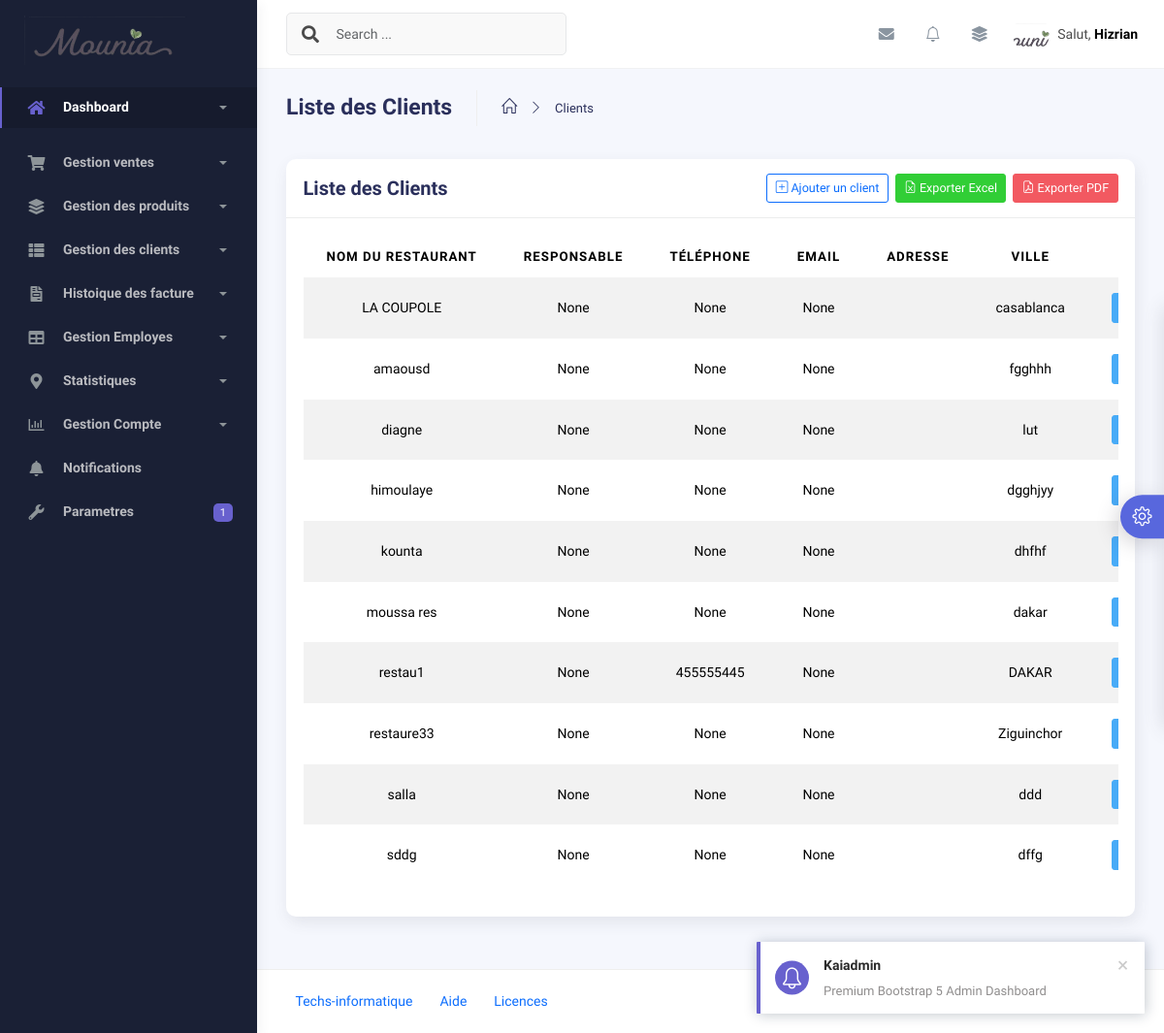
The app's page /clients/, older data.
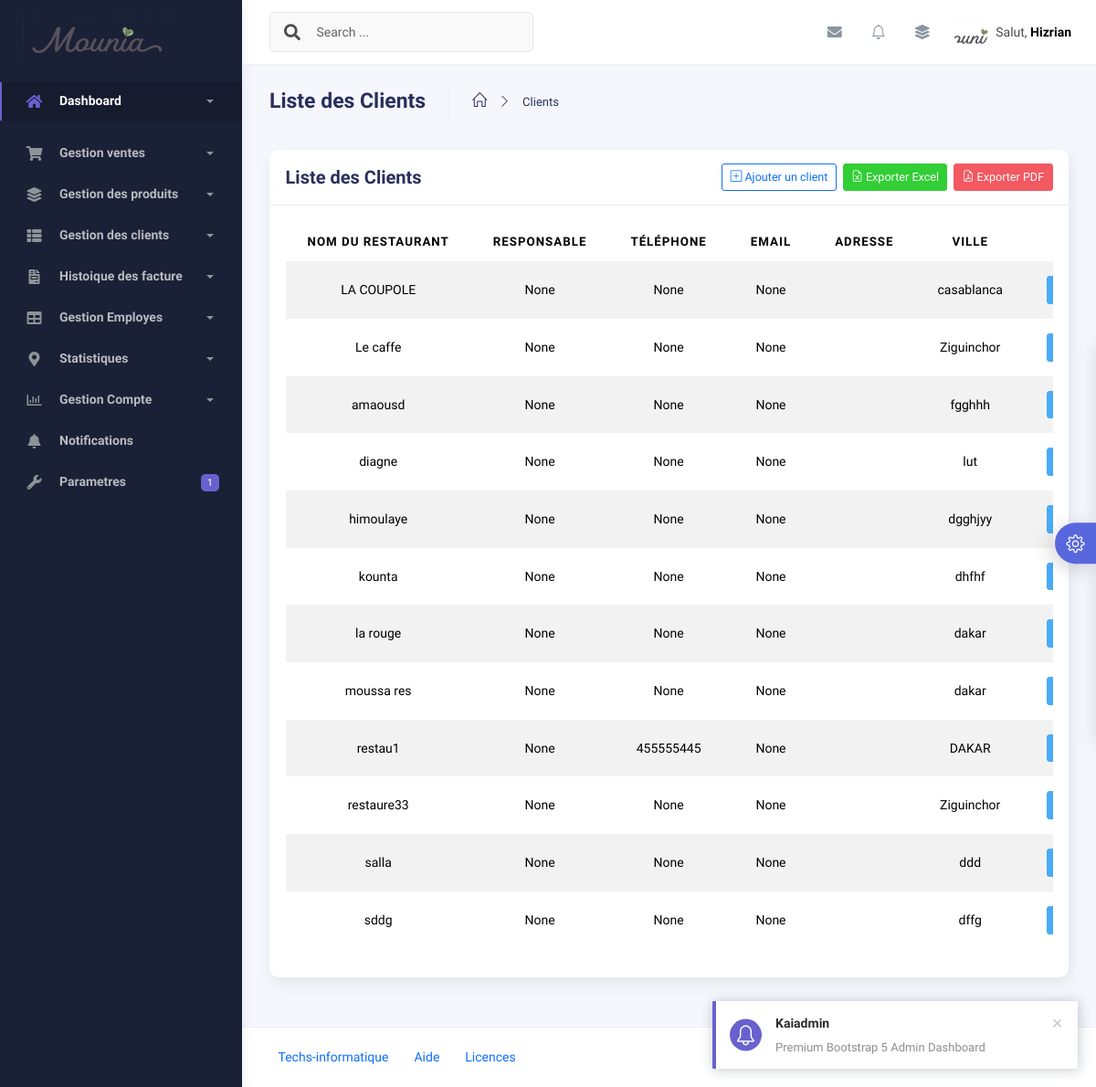
The same page, newer data.
### application/models.py (models this page shows, shortened)
class ParametresMounia(models.Model):
    nom_hotel = models.CharField(max_length=100, default="Mon app")
    adresse = models.TextField(default="Adresse par défaut")
    email_contact = models.EmailField(default="contact@mounia.com")
    telephone_contact = models.CharField(max_length=20, default="+123456789")
    politique_annulation = models.TextField(
        default="Annulation gratuite jusqu'à 48h avant l'arrivée.",
        help_text="Texte explicatif pour les annulations"
    )
    logo = models.ImageField(upload_to='hotel_logos/',
                             blank=True, null=True)  # Optionnel
    class Meta:
        verbose_name_plural = "Paramètres de mounia"  # Nom correct dans l'admin Django

class Client(models.Model):
    nom = models.CharField(max_length=150, verbose_name="Nom du restaurant")
    responsable = models.CharField(
        max_length=100, verbose_name="Nom du responsable", blank=True, null=True)
    telephone = models.CharField(
        max_length=20,
        verbose_name="Téléphone",
        unique=True,
        blank=True,
        null=True
    )
    ice = models.CharField(
        max_length=15,
        verbose_name="ICE",
        unique=False,
        blank=True,
        null=True
    )
    email = models.EmailField(blank=True, null=True, verbose_name="Email")
    adresse = models.TextField(verbose_name="Adresse", blank=True, null=True)
    ville = models.CharField(max_length=100, verbose_name="Ville")
    prix_livraison = models.DecimalField(
        max_digits=10,
        decimal_places=2,
        verbose_name="Prix de livraison (en MAD)"
    )
    date_creation = models.DateTimeField(
        auto_now_add=True, verbose_name="Date d'ajout")
    class Meta:
        verbose_name = "Client (Restaurant)"
        verbose_name_plural = "Clients (Restaurants)"
        ordering = ["nom"]

### application/views.py (the view)
# urls.py: path("clients/", views.liste_clients, name="liste_clients"),
def liste_clients(request):
    clients = Client.objects.all()
    return render(request, "clients/liste_clients.html", {"clients": clients})

### application/context_processors.py (called while the page is built)
def parametres_mounia(request):
    return {
        'parametres': ParametresMounia.objects.first() or None
    }

### templates/clients/liste_clients.html (shortened to what this page needs)
{% extends "base.html" %}
{% load static %}
{% block content %}
<div class="container">
  <div class="page-inner">
    <div class="page-header">
      <h3 class="fw-bold mb-3">Liste des Clients</h3>
      <ul class="breadcrumbs mb-3">
        <li class="nav-home">
          <a href="{% url 'home' %}">
            <i class="icon-home"></i>
          </a>
        </li>
        <li class="separator">
          <i class="icon-arrow-right"></i>
        </li>
        <li class="nav-item">
          <a href="{% url 'liste_clients' %}">Clients</a>
        </li>
      </ul>
    </div>
    <div class="row">
      <div class="col-md-12">
        <div class="card">
          <div class="card-header">
            <div class="d-flex align-items-center">
              <h4 class="card-title">Liste des Clients</h4>
              <a
                href="{% url 'ajouter_client' %}"
                class="btn btn-outline-primary ms-auto me-2"
              >
                <i class="bi bi-plus-square"></i> Ajouter un client
              </a>
              <a
                href=""
                class="btn btn-success me-2"
              >
                <i class="bi bi-file-earmark-excel"></i> Exporter Excel
              </a>
              <a
                href=""
                class="btn btn-danger"
              >
                <i class="bi bi-file-earmark-pdf"></i> Exporter PDF
              </a>
            </div>
          </div>
          <div class="card-body">
            <div class="table-responsive">
              <table
                id="clients-table"
                class="display table table-striped table-hover"
              >
                <thead>
                  <tr>
                    <th style="width: 200px">Nom du Restaurant</th>
                    <th style="width: 150px">Responsable</th>
                    <th style="width: 120px">Téléphone</th>
                    <th style="width: 200px">Email</th>
                    <th style="width: 250px">Adresse</th>
                    <th style="width: 120px">Ville</th>
                    <th style="width: 200px">Actions</th>
                  </tr>
                </thead>
                <tbody>
                  {% for client in clients %}
                  <tr>
                    <td>{{ client.nom }}</td>
                    <td>{{ client.responsable }}</td>
                    <td>{{ client.telephone }}</td>
                    <td>{{ client.email }}</td>
                    <td>{{ client.adresse }}</td>
                    <td>{{ client.ville }}</td>
                    <td>
                      <div class="d-flex justify-content-center">
                        <a
                          href="{% url 'detail_client' client.pk %}"
                          class="btn btn-info btn me-2"
                          data-toggle="tooltip"
                          title="Détails"
                        >
                        </a>
                      </div>
                    </td>
                  </tr>
                  {% endfor %}
                </tbody>
              </table>
            </div>
          </div>
        </div>
      </div>
    </div>
  </div>
</div>
{% endblock content %}

### templates/base.html (shortened to what this page needs)
{% load static %}
<!DOCTYPE html>
<html lang="fr">
  <head>
    <link href="https://cdn.jsdelivr.net/npm/bootstrap@5.3.0/dist/css/bootstrap.min.css" rel="stylesheet">
    <link href="https://cdn.jsdelivr.net/npm/bootstrap-icons@1.10.0/font/bootstrap-icons.css" rel="stylesheet">
    <link href="https://cdnjs.cloudflare.com/ajax/libs/font-awesome/5.15.4/css/all.min.css" rel="stylesheet">
    <link href="https://cdn.jsdelivr.net/npm/@fullcalendar/core/main.css" rel="stylesheet">
    <link href="https://cdn.jsdelivr.net/npm/@fullcalendar/daygrid/main.css" rel="stylesheet">
    <link href="https://cdn.jsdelivr.net/npm/@fullcalendar/timegrid/main.css" rel="stylesheet">
<link href="https://cdn.jsdelivr.net/npm/bootstrap@5.3.0/dist/css/bootstrap.min.css" rel="stylesheet">
<link href="https://cdn.jsdelivr.net/npm/bootstrap-icons/font/bootstrap-icons.css" rel="stylesheet">
<link rel="stylesheet" href="{% static 'assets/css/notifications.css' %}">
    <link rel="stylesheet" href="{% static 'assets/css/bootstrap.min.css' %}" />
    <link rel="stylesheet" href="{% static 'assets/css/plugins.min.css' %}" />
    <link rel="stylesheet" href="{% static 'assets/css/kaiadmin.min.css' %}" />
    <link rel="stylesheet" href="{% static 'assets/css/demo.css' %}" />
  </head>
  <body>
    <div class="wrapper">
      <div class="sidebar" data-background-color="dark">
        <div class="sidebar-logo">
<div class="logo-header" data-background-color="dark">
  <a href="{% url 'home' %}" class="logo">
    {% if parametres.logo %}
      <img src="{{ parametres.logo.url }}"
           alt="{{ parametres.nom_hotel }}"
           class="navbar-brand custom-logo"
           style="max-height: 100px; width: auto; max-width: 180px;">
    {% else %}
      <img src="{% static 'assets/img/kaiadmin/logo_light.svg' %}"
           alt="Logo par défaut"
           class="navbar-brand custom-logo"
           style="max-height: 60px; width: auto; max-width: 180px;">
    {% endif %}
  </a>
</div>
        </div>
        <div class="sidebar-wrapper scrollbar scrollbar-inner">
          <div class="sidebar-content">
            <ul class="nav nav-secondary">
              <li class="nav-item active">
                <a
                  data-bs-toggle="collapse"
                  href="{% url 'home'%}"
                  class="collapsed"
                  aria-expanded="false"
                >
                  <i class="fas fa-home"></i>
                  <p>Dashboard</p>
                  <span class="caret"></span>
                </a>
              </li>
                <li class="nav-item">
                <a data-bs-toggle="collapse" href="#submenu">
                  <i class="fas fa-shopping-cart"></i>
                  <p>Gestion ventes </p>
                  <span class="caret"></span>
                </a>
              </li>
              <li class="nav-item">
                <a data-bs-toggle="collapse" href="#base">
                  <i class="fas fa-layer-group"></i>
                  <p>Gestion des produits</p>
                  <span class="caret"></span>
                </a>
              </li>
              <li class="nav-item">
                <a data-bs-toggle="collapse" href="#sidebarLayouts">
                  <i class="fas fa-th-list"></i>
                  <p>Gestion des clients</p>
                  <span class="caret"></span>
                </a>
              <li class="nav-item">
                <a data-bs-toggle="collapse" href="#forms">
                  <i class="fas fa-file-invoice"></i>
                  <p>Histoique des facture </p>
                  <span class="caret"></span>
                </a>
              </li>
              <li class="nav-item">
                <a data-bs-toggle="collapse" href="#tables">
                  <i class="fas fa-table"></i>
                  <p>Gestion Employes</p>
                  <span class="caret"></span>
                </a>
              </li>
              <li class="nav-item">
                <a data-bs-toggle="collapse" href="#maps">
                  <i class="fas fa-map-marker-alt"></i>
                  <p>Statistiques </p>
                  <span class="caret"></span>
                </a>
              </li>
              <li class="nav-item">
                <a data-bs-toggle="collapse" href="#">
                  <i class="far fa-chart-bar"></i>
                  <p>Gestion  Compte</p>
                  <span class="caret"></span>
                </a>
              </li>
            <li class="nav-item dropdown dropdown-notifications">
    <a class="nav-link" href="#" data-bs-toggle="dropdown">
        <i class="fas fa-bell"></i>
        <p>Notifications</p>
    </a>
</li>
              <li class="nav-item">
                <a href="{% url 'parametres_app' %}">
                  <i class="fas fa-wrench"></i>
                  <p>Parametres</p>
                  <span class="badge badge-secondary">1</span>
                </a>
              </li>
            </ul>
          </div>
        </div>
      </div>
      <div class="main-panel">
        <div class="main-header">
          <nav
            class="navbar navbar-header navbar-header-transparent navbar-expand-lg border-bottom"
          >
            <div class="container-fluid">
              <nav
                class="navbar navbar-header-left navbar-expand-lg navbar-form nav-search p-0 d-none d-lg-flex"
              >
                <div class="input-group">
                  <div class="input-group-prepend">
                    <button type="submit" class="btn btn-search pe-1">
                      <i class="fa fa-search search-icon"></i>
                    </button>
                  </div>
                  <input
                    type="text"
                    placeholder="Search ..."
                    class="form-control"
                  />
                </div>
              </nav>
              <ul class="navbar-nav topbar-nav ms-md-auto align-items-center">
                <li class="nav-item topbar-icon dropdown hidden-caret">
                  <a
                    class="nav-link dropdown-toggle"
                    href="#"
                    id="messageDropdown"
                    role="button"
                    data-bs-toggle="dropdown"
                    aria-haspopup="true"
                    aria-expanded="false"
                  >
                    <i class="fa fa-envelope"></i>
                  </a>
                </li>
<li class="nav-item dropdown dropdown-notifications">
    <a class="nav-link nav-icon" href="#" data-bs-toggle="dropdown">
        <i class="bi bi-bell"></i>
    </a>
</li>
<div id="toast-container" class="toast-container position-fixed top-0 end-0 p-3" style="z-index: 9999;"></div>
                <li class="nav-item topbar-icon dropdown hidden-caret">
                  <a
                    class="nav-link"
                    data-bs-toggle="dropdown"
                    href="#"
                    aria-expanded="false"
                  >
                    <i class="fas fa-layer-group"></i>
                  </a>
                </li>
                <li class="nav-item topbar-user dropdown hidden-caret">
                    <a
                      class="dropdown-toggle profile-pic"
                      data-bs-toggle="dropdown"
                      href="#"
                      aria-expanded="false"
                    >
                      <div class="avatar-sm">
                        <img
                          src="{% static 'assets/img/MOUNIA_LOGO.png' %}"
                          alt="..."
                          class="avatar-img rounded-circle"
                        />
                      </div>
                      <span class="profile-username">
                        <span class="op-7">Salut,</span>
                        <span class="fw-bold">Hizrian</span>
                      </span>
                    </a>
                  </li>
                  </ul>
                  </div>
                  </nav>
                  </div>
                  {% block content %} {% endblock content %}
                  <footer class="footer">
                    <div class="container-fluid d-flex justify-content-between">
                      <nav class="pull-left">
                        <ul class="nav">
                          <li class="nav-item">
                            <a class="nav-link" href="https://techsinformatique.com">
                              Techs-informatique
                            </a>
                          </li>
                          <li class="nav-item">
                            <a class="nav-link" href="#"> Aide </a>
                          </li>
                          <li class="nav-item">
                            <a class="nav-link" href="#"> Licences </a>
                          </li>
                        </ul>
                      </nav>
                      <div class="copyright">
                        <a href="">Techs-informatique</a>
                      </div>
                    </div>
                  </footer>
                  </div>
                  <div class="custom-template">
                    <div class="custom-toggle">
                      <i class="icon-settings"></i>
                    </div>
                  </div>
                  </body>
                  </html>

### static/assets/css/demo.css (style rules this page uses)
.custom-template { position: fixed; top: 50%; transform: translateY(-50%); right: -325px; width: 325px; height: max-content; display: block; z-index: 1; background: #ffffff; transition: all .3s; z-index: 1003; box-shadow: -1px 1px 20px rgba(69, 65, 78, 0.15); border-top-left-radius: 5px; border-bottom-left-radius: 5px; transition: all .5s; }
.custom-template .custom-toggle { position: absolute; width: 45px; height: 45px; background: #5867dd; top: 50%; left: -45px; transform: translateY(-50%); display: flex; align-items: center; justify-content: center; text-align: center; border-top-left-radius: 30px; border-bottom-left-radius: 30px; cursor: pointer; color: #ffffff; box-shadow: -5px 5px 20px rgba(69, 65, 78, 0.21); }
.custom-template .custom-toggle i { font-size: 20px; animation: 1.3s spin linear infinite; }

### templates/clients/liste_clients.html (style rules this page uses)
.table-responsive { overflow-x: auto !important; }
table { width: 100%; table-layout: auto; white-space: nowrap; }
th, td { text-align: center; vertical-align: middle; }
.btn { padding: 0.35rem 0.6rem; font-size: 0.9rem; }
.d-flex.justify-content-center { gap: 0.4rem; flex-wrap: nowrap; }

Row changes from the older to the newer data that the page shows:
added Client: nom "Le caffe", responsable "None", telephone "None", email "None", ville "Ziguinchor"
added Client: nom "la rouge", responsable "None", telephone "None", email "None", ville "dakar"
